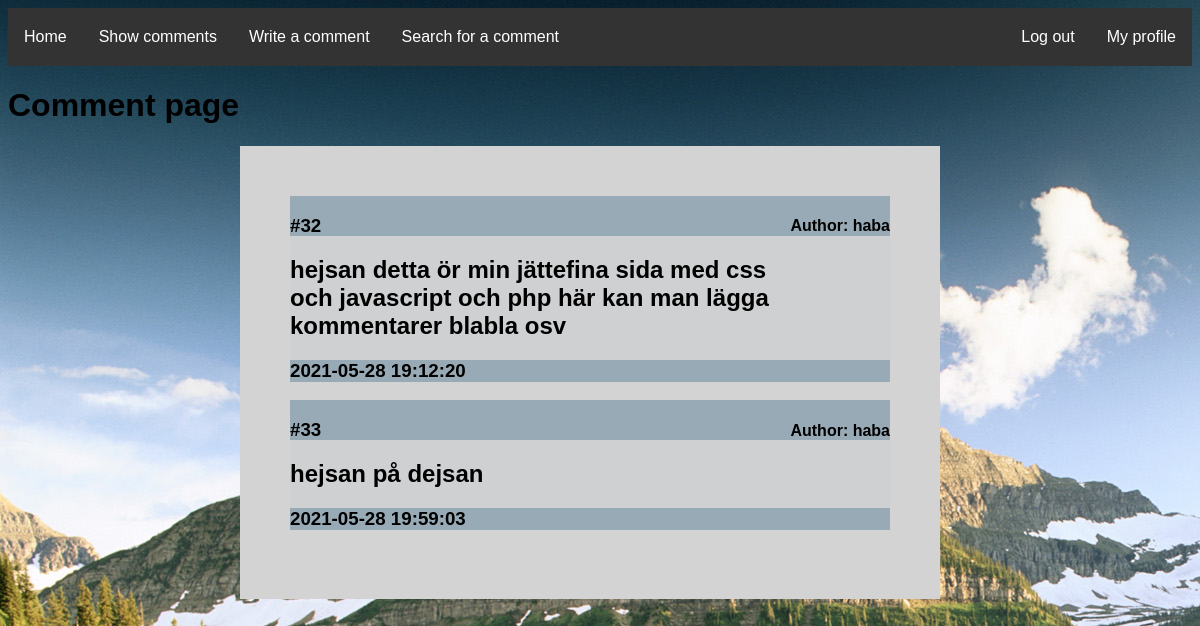
The page /comments.php (signed in) on the database as committed earlier.
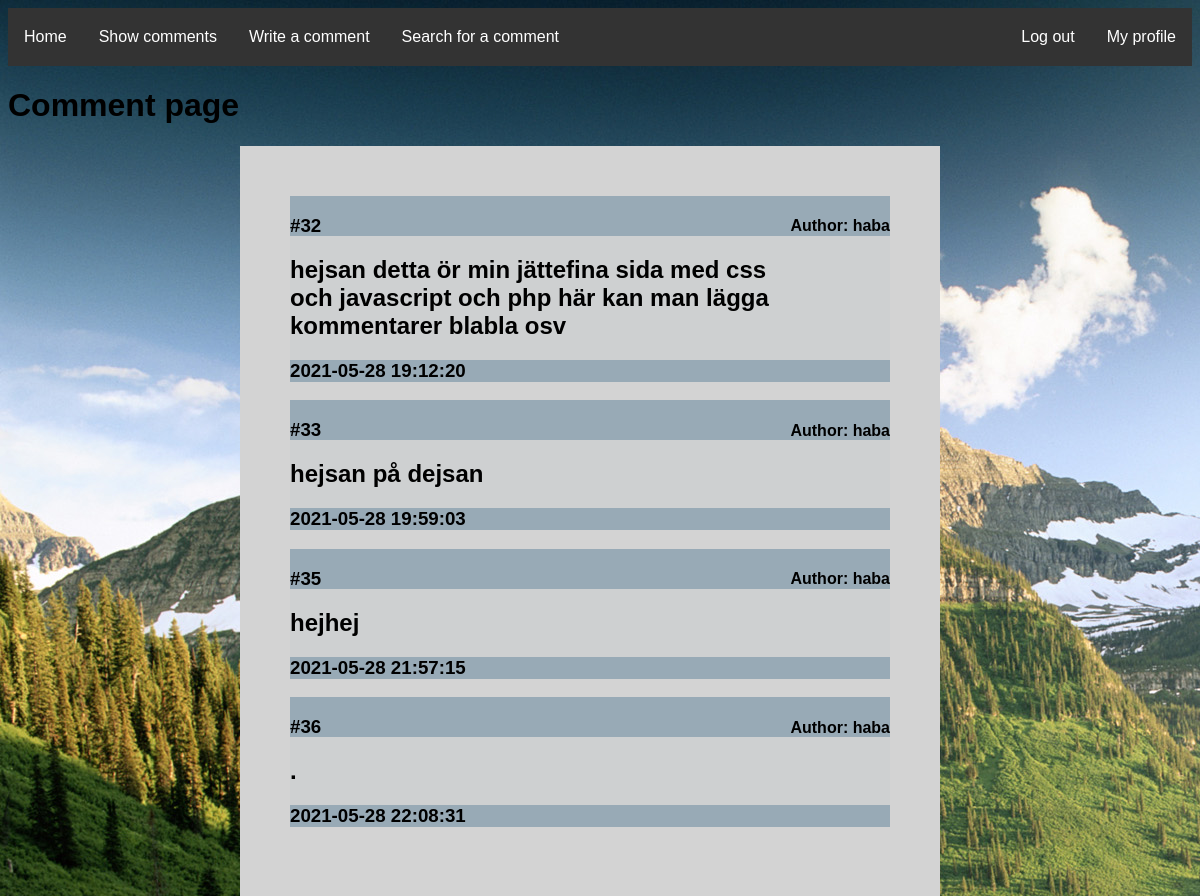
The same page on the database as committed later.
### tables this page shows
CREATE TABLE "Comments" (
	"commentID"	INTEGER,
	"userId"	INTEGER,
	"comment"	TEXT,
	"date"	TEXT,
	PRIMARY KEY("commentID" AUTOINCREMENT)
);

CREATE TABLE "User" (
	"userId"	INTEGER,
	"username"	TEXT,
	"email"	TEXT,
	"passwordhash"	TEXT,
	"salt"	TEXT,
	PRIMARY KEY("userId" AUTOINCREMENT)
);

### db/Comments/dbComments.php (the view, shortened to what this page needs)
<?php
function FindUsernameFromComments($userId) {
    $db = new SQLite3("db/labb2db.db");
    $sql = "SELECT * FROM 'User' WHERE userId = :userId";
    $stmt = $db->prepare($sql);
    $stmt->bindParam(':userId', $userId, SQLITE3_TEXT);
    $result = $stmt->execute();
    $row = $result->fetchArray();
    return $row['username'];
}
function Show(){
$db = new SQLite3("db/labb2db.db");
$result = $db->query("SELECT comment, commentID, userId, date FROM 'Comments' ORDER BY commentID");
echo "<div class='formDiv' id='commentPageDiv'>";
while ($row = $result->fetchArray())
{
    echo "<div class='commentBox'>
    <div class='commentTop'>
    <h3 id='idNum'> #" . $row['commentID'] . "</h3> <h4 id='idName'> Author: " . FindUsernameFromComments($row['userId']) . "</h4>
    </div>
    <div class='commentMid'>
    <h2>" . $row['comment'] . "</h2>
    </div>
    <div class='commentBottom'>
    <h3>" . $row['date'] . "</h3>
    </div>
    </div>";
}
echo "</div>";
}
?>

### comments.php (shortened to what this page needs)
<!DOCTYPE html>
<html>
<head>
    <link rel="stylesheet" href="./css/style.css">
</head>
<body>
    <?php
include "html/_header.php";
?>
<div class="box" id="boxComment">
    <h1>Comment page </h1>
</div>
<?php
     echo "<div id='center'>";
    include "db/Comments/dbComments.php";
    Show();
    echo "</div>";
    ?>

### html/_header.php (shortened to what this page needs)
<ul>
        <li><a href="index.php">Home</a></li>
        <li><a href="comments.php">Show comments</a></li>
        <li><a href="writeComment.php">Write a comment</a></li>
        <li><a href="searchPage.php">Search for a comment</a></li>
        <?php
        if(isset($_SESSION['username'])){
            echo "<li style='float: right;'><a href='profile.php'>My profile</a></li>
            <li class='right'><a href='db/Login_Register/logout_process.php'>Log out</a></li>";
        }
        ?>
    </ul>

### css/style.css (style rules this page uses)
body { background: rgb(138, 169, 194); font-family:Arial, Helvetica, sans-serif; background-image: url(../img/1620466604326.jpg); }
*, *::before, *::after { box-sizing: border-box; }
ul { list-style-type: none; margin: 0; padding: 0; overflow: hidden; background-color: #333; }
li { float: left; }
li a { display: block; color: white; text-align: center; padding: 20px 16px; text-decoration: none; }
#idNum { display: inline-block; margin-right: 300px; }
#idName { float: right; }
.commentBox { width: 600px; background-color: rgba(203, 207, 209, 0.658); padding: 0%; }
.commentTop { background-color: rgba(93, 129, 153, 0.479); height: 40px; }
.commentMid { width: 600px; }
.commentBottom { background-color: rgba(93, 129, 153, 0.479); }
#center { position: absolute; left: 20%; }
.right { float: right; }
.formDiv { background-color: lightgray; width: 294px; min-height: 400px; padding: 50px 50px; }
#commentPageDiv { width: 700px; }

Rows that differ between the two databases and show on the page:
added comments: commentID "35", userId.username "haba", comment "hejhej", date "2021-05-28 21:57:15"
added comments: commentID "36", userId.username "haba", comment ".", date "2021-05-28 22:08:31"
